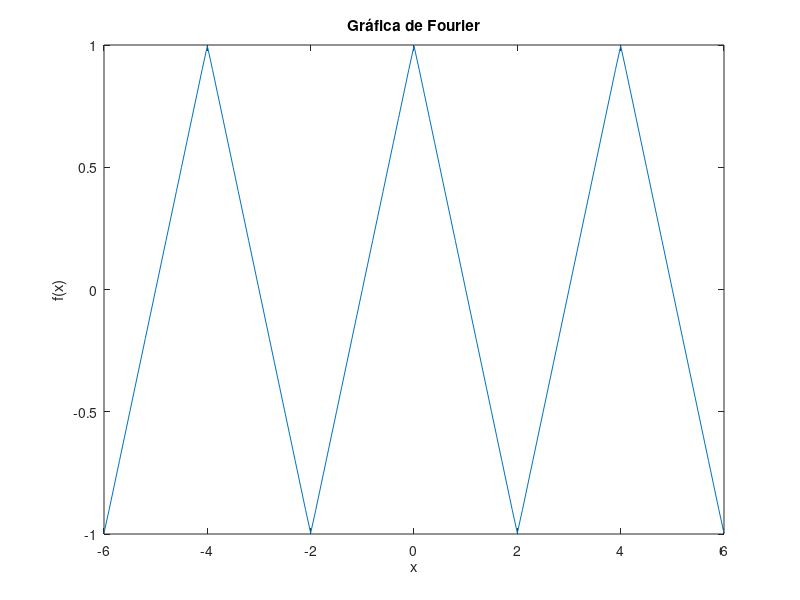

Write the MATLAB code that produced this figure.
clear   % limpia todas las variables
close all   % cerrar todas las posibles ventanas de imagenes
clc     % limpiar la ventana de comandos

x_valores = -6:0.1:6
a_0 = 0;
L = 2;
f_x = 0;
f_x = f_x + a_0 / 2;	% Se puede poner 0 en a_0 / 2 porque a_0 = 0
a_n_sumatorio = 0

for n = 1:1:100
	a_n = ( 4 / ( n^2 * ( pi()^2))) * ( 1 - cos(n * pi()));
    a_n_sumatorio = a_n * cos(( n * pi() * x_valores) / L);

    b_n = 0;
    b_n_sumatorio = b_n * sin( (n * pi() * x_valores) / L);

    f_x = f_x + a_n_sumatorio + b_n_sumatorio;

    plot(x_valores, f_x, 'LineWidth', 0.5)               % Valores de X, Valores de Y, (lineWidth) -> ancho de linea
    title('Gráfica de Fourier')       % insertar titulo
    xlabel('x')        % etiqueta del eje x
    ylabel('f(x)')        % etiqueta del eje y
    pause(0.1)
end